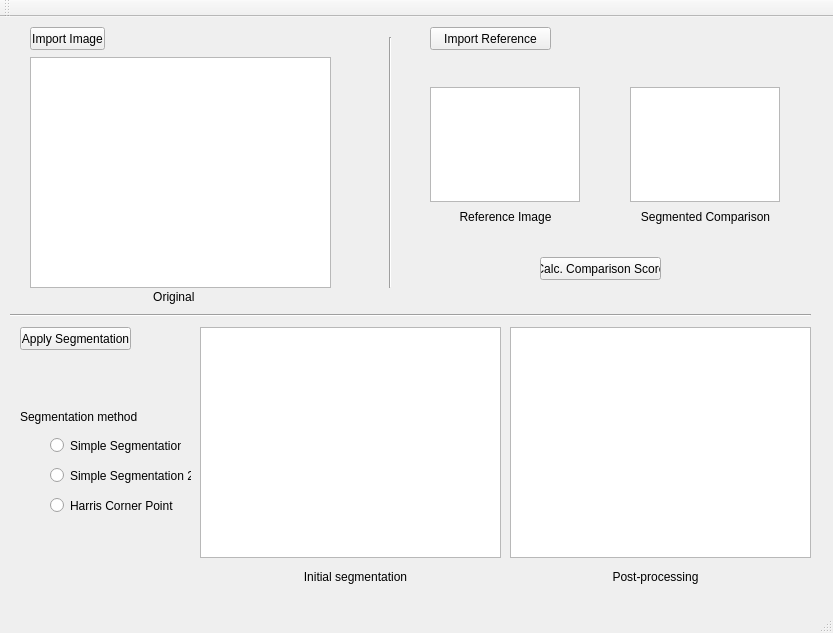
<?xml version="1.0" encoding="UTF-8"?>
<ui version="4.0">
 <class>FIS</class>
 <widget class="QMainWindow" name="FIS">
  <property name="geometry">
   <rect>
    <x>0</x>
    <y>0</y>
    <width>833</width>
    <height>633</height>
   </rect>
  </property>
  <property name="windowTitle">
   <string>Fingerprint Image Segmentation</string>
  </property>
  <property name="windowIcon">
   <iconset resource="resources.qrc">
    <normaloff>:/resource/img/fingerprint.png</normaloff>:/resource/img/fingerprint.png</iconset>
  </property>
  <widget class="QWidget" name="centralWidget">
   <widget class="QPushButton" name="pushButton">
    <property name="geometry">
     <rect>
      <x>30</x>
      <y>10</y>
      <width>75</width>
      <height>23</height>
     </rect>
    </property>
    <property name="text">
     <string>Import Image</string>
    </property>
   </widget>
   <widget class="QGraphicsView" name="originalimage">
    <property name="geometry">
     <rect>
      <x>30</x>
      <y>40</y>
      <width>301</width>
      <height>231</height>
     </rect>
    </property>
   </widget>
   <widget class="QLabel" name="label">
    <property name="geometry">
     <rect>
      <x>50</x>
      <y>270</y>
      <width>251</width>
      <height>20</height>
     </rect>
    </property>
    <property name="text">
     <string>Original </string>
    </property>
    <property name="alignment">
     <set>Qt::AlignCenter</set>
    </property>
   </widget>
   <widget class="QLabel" name="label_2">
    <property name="geometry">
     <rect>
      <x>20</x>
      <y>390</y>
      <width>141</width>
      <height>20</height>
     </rect>
    </property>
    <property name="text">
     <string>Segmentation method</string>
    </property>
   </widget>
   <widget class="QPushButton" name="pushButton_2">
    <property name="geometry">
     <rect>
      <x>20</x>
      <y>310</y>
      <width>111</width>
      <height>23</height>
     </rect>
    </property>
    <property name="text">
     <string>Apply Segmentation</string>
    </property>
   </widget>
   <widget class="QRadioButton" name="radioSeg1">
    <property name="geometry">
     <rect>
      <x>50</x>
      <y>420</y>
      <width>131</width>
      <height>17</height>
     </rect>
    </property>
    <property name="text">
     <string>Simple Segmentation</string>
    </property>
   </widget>
   <widget class="QRadioButton" name="radioSeg2">
    <property name="geometry">
     <rect>
      <x>50</x>
      <y>450</y>
      <width>141</width>
      <height>17</height>
     </rect>
    </property>
    <property name="text">
     <string>Simple Segmentation 2</string>
    </property>
   </widget>
   <widget class="QGraphicsView" name="initseg">
    <property name="geometry">
     <rect>
      <x>200</x>
      <y>310</y>
      <width>301</width>
      <height>231</height>
     </rect>
    </property>
   </widget>
   <widget class="QGraphicsView" name="post">
    <property name="geometry">
     <rect>
      <x>510</x>
      <y>310</y>
      <width>301</width>
      <height>231</height>
     </rect>
    </property>
   </widget>
   <widget class="QLabel" name="label_5">
    <property name="geometry">
     <rect>
      <x>290</x>
      <y>550</y>
      <width>131</width>
      <height>20</height>
     </rect>
    </property>
    <property name="text">
     <string>Initial segmentation</string>
    </property>
    <property name="alignment">
     <set>Qt::AlignCenter</set>
    </property>
   </widget>
   <widget class="QLabel" name="label_6">
    <property name="geometry">
     <rect>
      <x>590</x>
      <y>550</y>
      <width>131</width>
      <height>20</height>
     </rect>
    </property>
    <property name="text">
     <string>Post-processing</string>
    </property>
    <property name="alignment">
     <set>Qt::AlignCenter</set>
    </property>
   </widget>
   <widget class="Line" name="line">
    <property name="geometry">
     <rect>
      <x>10</x>
      <y>290</y>
      <width>801</width>
      <height>16</height>
     </rect>
    </property>
    <property name="orientation">
     <enum>Qt::Horizontal</enum>
    </property>
   </widget>
   <widget class="Line" name="line_2">
    <property name="geometry">
     <rect>
      <x>380</x>
      <y>20</y>
      <width>20</width>
      <height>251</height>
     </rect>
    </property>
    <property name="orientation">
     <enum>Qt::Vertical</enum>
    </property>
   </widget>
   <widget class="QGraphicsView" name="reference">
    <property name="geometry">
     <rect>
      <x>430</x>
      <y>70</y>
      <width>150</width>
      <height>115</height>
     </rect>
    </property>
   </widget>
   <widget class="QPushButton" name="pushButton_5">
    <property name="geometry">
     <rect>
      <x>430</x>
      <y>10</y>
      <width>121</width>
      <height>23</height>
     </rect>
    </property>
    <property name="text">
     <string>Import Reference</string>
    </property>
   </widget>
   <widget class="QPushButton" name="pushButton_6">
    <property name="geometry">
     <rect>
      <x>540</x>
      <y>240</y>
      <width>121</width>
      <height>23</height>
     </rect>
    </property>
    <property name="text">
     <string>Calc. Comparison Score</string>
    </property>
   </widget>
   <widget class="QLabel" name="label_7">
    <property name="geometry">
     <rect>
      <x>430</x>
      <y>199</y>
      <width>361</width>
      <height>31</height>
     </rect>
    </property>
    <property name="font">
     <font>
      <pointsize>18</pointsize>
     </font>
    </property>
    <property name="text">
     <string/>
    </property>
    <property name="alignment">
     <set>Qt::AlignCenter</set>
    </property>
   </widget>
   <widget class="QRadioButton" name="radioSeg2_2">
    <property name="geometry">
     <rect>
      <x>50</x>
      <y>480</y>
      <width>141</width>
      <height>17</height>
     </rect>
    </property>
    <property name="text">
     <string>Harris Corner Point</string>
    </property>
   </widget>
   <widget class="QGraphicsView" name="comparison">
    <property name="geometry">
     <rect>
      <x>630</x>
      <y>70</y>
      <width>150</width>
      <height>115</height>
     </rect>
    </property>
   </widget>
   <widget class="QLabel" name="label_8">
    <property name="geometry">
     <rect>
      <x>20</x>
      <y>520</y>
      <width>161</width>
      <height>31</height>
     </rect>
    </property>
    <property name="font">
     <font>
      <pointsize>12</pointsize>
     </font>
    </property>
    <property name="layoutDirection">
     <enum>Qt::LeftToRight</enum>
    </property>
    <property name="text">
     <string/>
    </property>
    <property name="alignment">
     <set>Qt::AlignLeading|Qt::AlignLeft|Qt::AlignVCenter</set>
    </property>
   </widget>
   <widget class="QLabel" name="label_3">
    <property name="geometry">
     <rect>
      <x>430</x>
      <y>190</y>
      <width>151</width>
      <height>20</height>
     </rect>
    </property>
    <property name="text">
     <string>Reference Image</string>
    </property>
    <property name="alignment">
     <set>Qt::AlignCenter</set>
    </property>
   </widget>
   <widget class="QLabel" name="label_4">
    <property name="geometry">
     <rect>
      <x>630</x>
      <y>190</y>
      <width>151</width>
      <height>20</height>
     </rect>
    </property>
    <property name="text">
     <string>Segmented Comparison</string>
    </property>
    <property name="alignment">
     <set>Qt::AlignCenter</set>
    </property>
   </widget>
  </widget>
  <widget class="QMenuBar" name="menuBar">
   <property name="geometry">
    <rect>
     <x>0</x>
     <y>0</y>
     <width>833</width>
     <height>21</height>
    </rect>
   </property>
  </widget>
  <widget class="QToolBar" name="mainToolBar">
   <attribute name="toolBarArea">
    <enum>TopToolBarArea</enum>
   </attribute>
   <attribute name="toolBarBreak">
    <bool>false</bool>
   </attribute>
  </widget>
  <widget class="QStatusBar" name="statusBar"/>
 </widget>
 <layoutdefault spacing="6" margin="11"/>
 <resources>
  <include location="resources.qrc"/>
 </resources>
 <connections/>
</ui>
